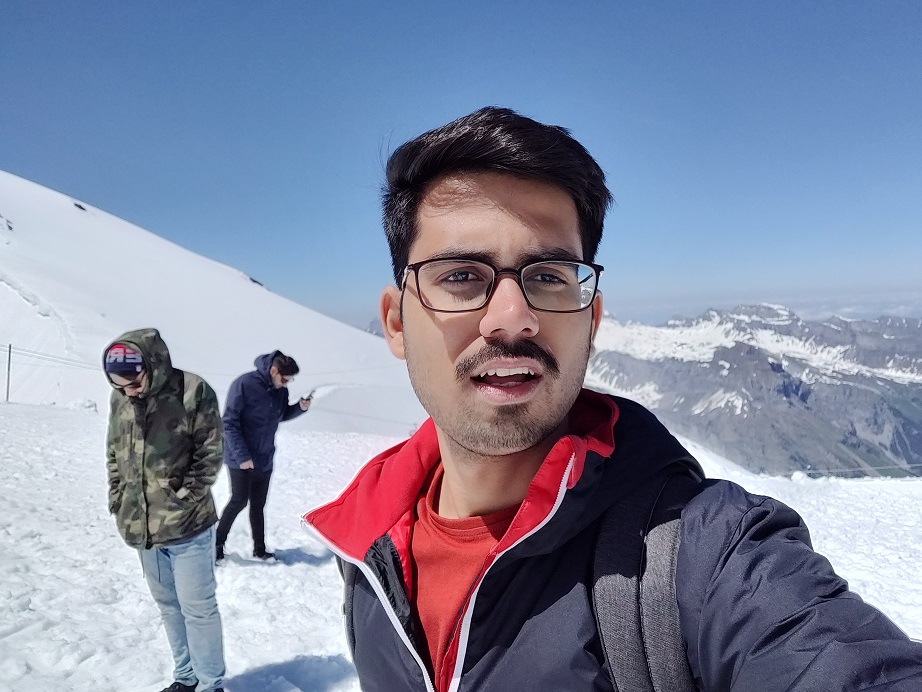
#> input picture 1.jpg, 922 x 692 px; its folder holds 2 pictures in this run
$ python images.py
#> lines starting #> are read from the running program, lines starting #| are printed output that depends on the picture; after the words box and inside, x2 and y2 are one past the last pixel; in counts of white or black regions, pixels touching at a corner belong together
import cv2

# Load the cascade
face_cascade = cv2.CascadeClassifier('haarcascade_frontalface_default.xml')
# Read the input image
for i in range(1, 3):
    img = cv2.imread(str(i)+'.jpg')
#> img is the input picture: shape (692, 922, 3); mean B, G, R 162.6, 138.1, 131.1
    # Convert into grayscale
    gray = cv2.cvtColor(img, cv2.COLOR_BGR2GRAY)
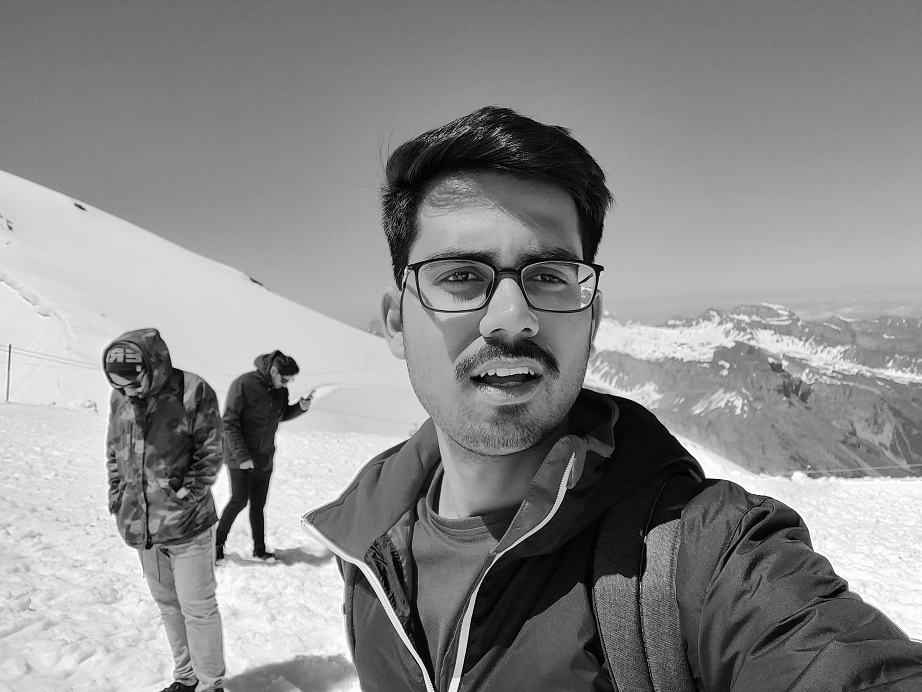
#> gray: shape (692, 922); min 0, max 254, mean 138.8
    # Detect faces
    faces = face_cascade.detectMultiScale(gray, 1.1, 4)
#> faces = [[383, 180, 244, 244]]
    # Draw rectangle around the faces
    for (x, y, w, h) in faces:
        cv2.rectangle(img, (x, y), (x+w, y+h), (255, 0, 0), 2)
#> this loop made 1 pass
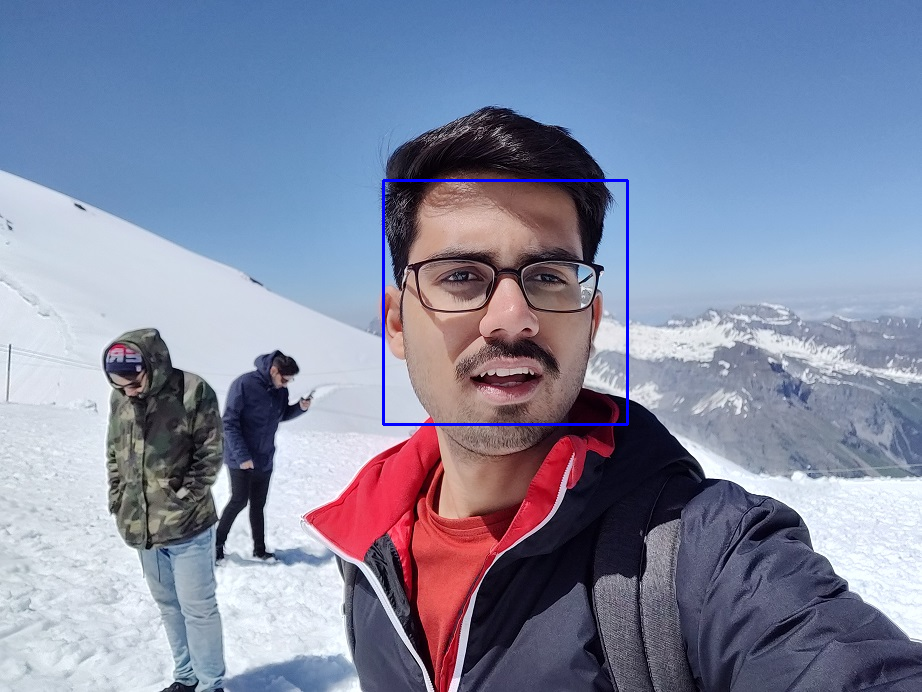
#> img: shape (692, 922, 3); 0.46% of pixels changed, all inside (x1, y1, x2, y2) = (382, 179, 629, 426)
    # Display the output
    cv2.imshow('img', img)
    cv2.waitKey()
#> pass 2 of the loop `for i in range(1, 3):`:
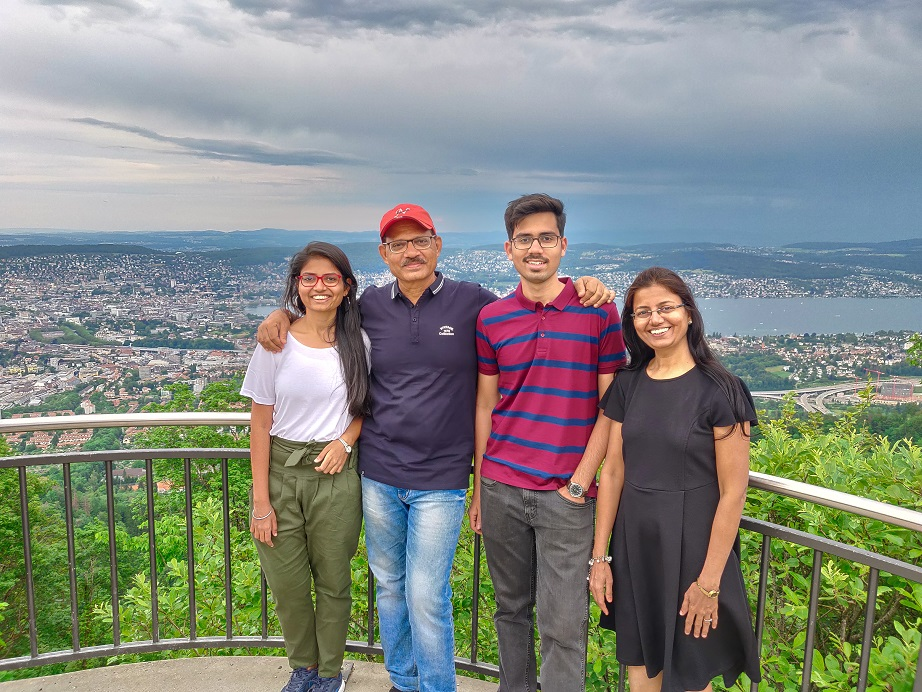
#> input picture 2.jpg, 922 x 692 px
#> img is the input picture: shape (692, 922, 3); mean B, G, R 131.2, 137.8, 133.9
#> `gray = cv2.cvtColor(img, cv2.COLOR_BGR2GRAY)`:
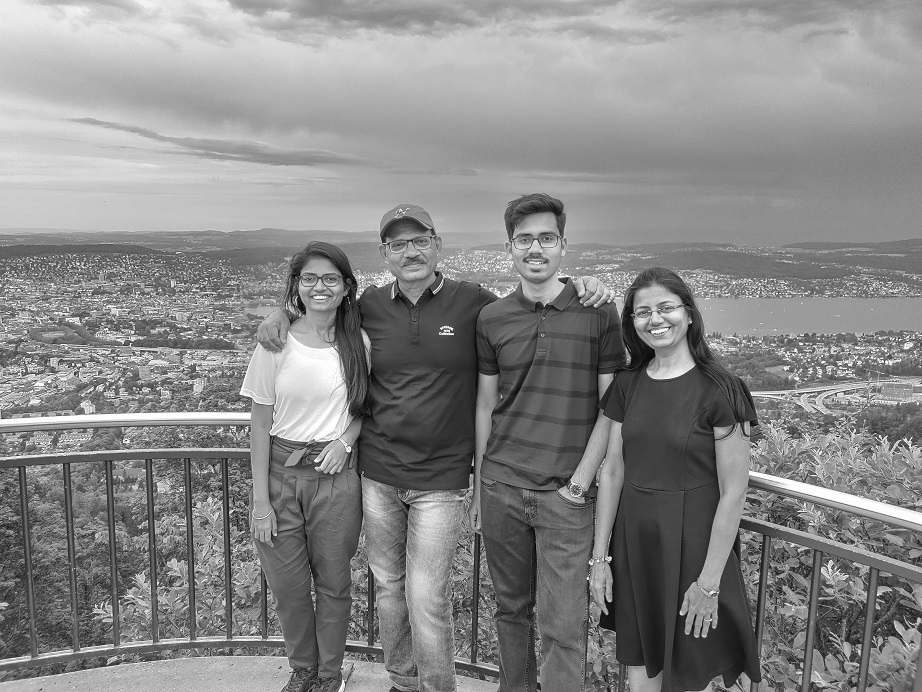
#> gray: shape (692, 922); min 0, max 255, mean 135.9
#> faces = [[293, 257, 55, 55], [625, 285, 63, 63], [501, 212, 69, 69], [382, 222, 56, 56], [528, 395, 68, 68], [527, 363, 78, 78]]
#> the loop `for (x, y, w, h) in faces:` made 6 passes
#> after the loop `for (x, y, w, h) in faces:`:
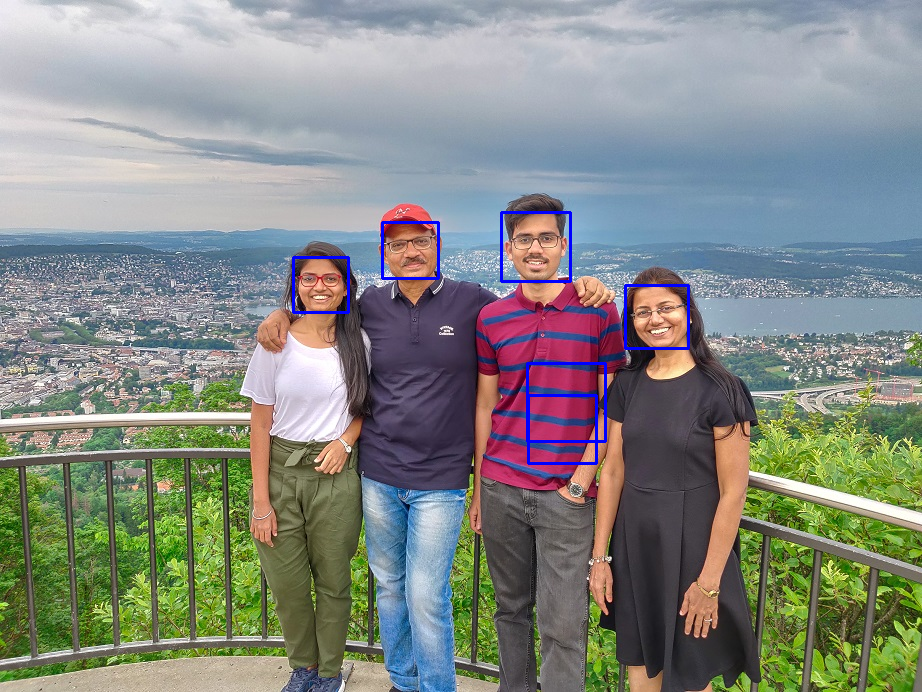
#> img: shape (692, 922, 3); 0.71% of pixels changed, all inside (x1, y1, x2, y2) = (292, 211, 690, 465)
